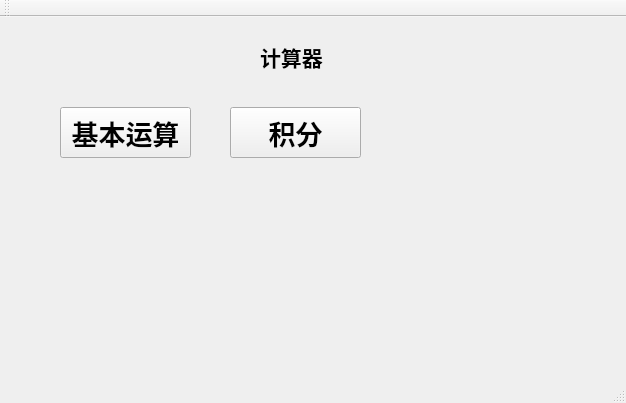
<?xml version="1.0" encoding="UTF-8"?>
<ui version="4.0">
 <class>MainWindow</class>
 <widget class="QMainWindow" name="MainWindow">
  <property name="geometry">
   <rect>
    <x>0</x>
    <y>0</y>
    <width>626</width>
    <height>403</height>
   </rect>
  </property>
  <property name="windowTitle">
   <string>MainWindow</string>
  </property>
  <widget class="QWidget" name="centralWidget">
   <widget class="QLabel" name="label">
    <property name="geometry">
     <rect>
      <x>260</x>
      <y>20</y>
      <width>71</width>
      <height>41</height>
     </rect>
    </property>
    <property name="text">
     <string>&lt;html&gt;&lt;head/&gt;&lt;body&gt;&lt;p&gt;&lt;span style=&quot; font-size:16pt; font-weight:600;&quot;&gt;计算器&lt;/span&gt;&lt;/p&gt;&lt;/body&gt;&lt;/html&gt;</string>
    </property>
   </widget>
   <widget class="QPushButton" name="pushButton">
    <property name="geometry">
     <rect>
      <x>60</x>
      <y>90</y>
      <width>131</width>
      <height>51</height>
     </rect>
    </property>
    <property name="font">
     <font>
      <family>Agency FB</family>
      <pointsize>20</pointsize>
      <weight>75</weight>
      <bold>true</bold>
     </font>
    </property>
    <property name="text">
     <string>基本运算</string>
    </property>
   </widget>
   <widget class="QPushButton" name="pushButton_2">
    <property name="geometry">
     <rect>
      <x>230</x>
      <y>90</y>
      <width>131</width>
      <height>51</height>
     </rect>
    </property>
    <property name="font">
     <font>
      <family>Agency FB</family>
      <pointsize>20</pointsize>
      <weight>75</weight>
      <bold>true</bold>
     </font>
    </property>
    <property name="text">
     <string>积分</string>
    </property>
   </widget>
  </widget>
  <widget class="QMenuBar" name="menuBar">
   <property name="geometry">
    <rect>
     <x>0</x>
     <y>0</y>
     <width>626</width>
     <height>23</height>
    </rect>
   </property>
  </widget>
  <widget class="QToolBar" name="mainToolBar">
   <attribute name="toolBarArea">
    <enum>TopToolBarArea</enum>
   </attribute>
   <attribute name="toolBarBreak">
    <bool>false</bool>
   </attribute>
  </widget>
  <widget class="QStatusBar" name="statusBar"/>
 </widget>
 <layoutdefault spacing="6" margin="11"/>
 <resources/>
 <connections/>
</ui>
